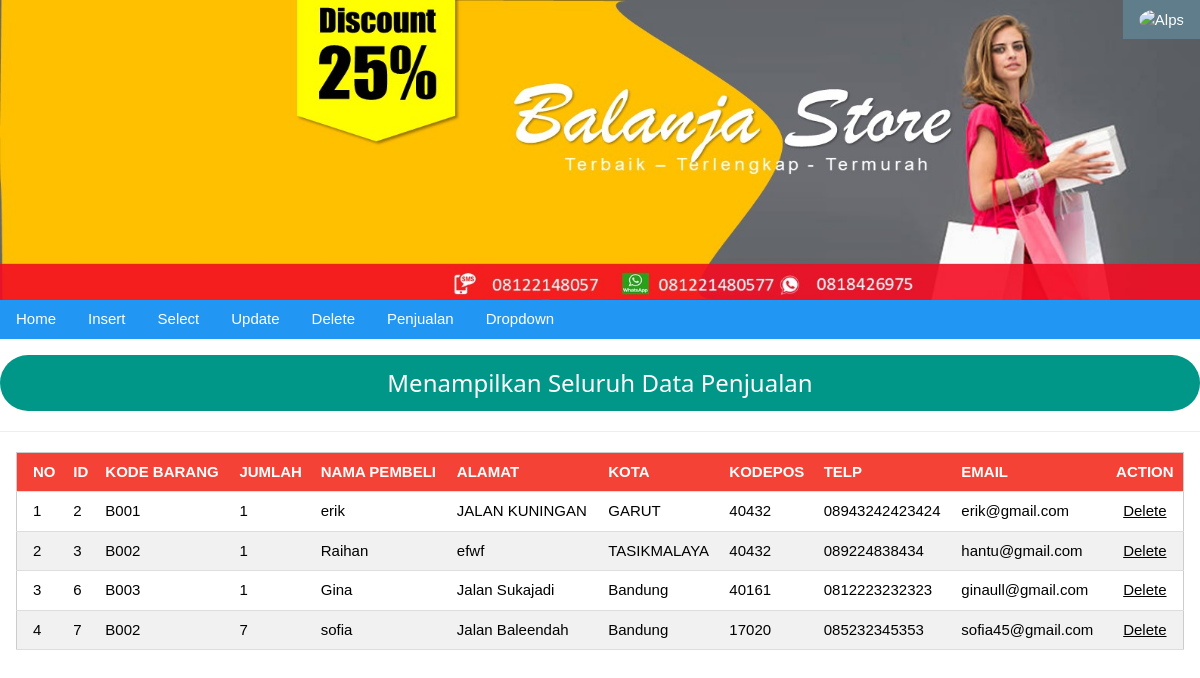
Page /admin/index.php?p=viewpenjualan (signed in) on the committed database.
### tables this page shows
CREATE TABLE `penjualan` (
  `id` int(10) NOT NULL,
  `kodebarang` varchar(10) NOT NULL,
  `jumlah` int(5) NOT NULL,
  `nama_pembeli` varchar(20) NOT NULL,
  `alamat` varchar(50) NOT NULL,
  `kota` varchar(20) NOT NULL,
  `kode_pos` varchar(5) NOT NULL,
  `telp` varchar(20) NOT NULL,
  `email` varchar(30) NOT NULL
);

### admin/pages/viewpenjualan.php (the view)
<div class="w3-panel w3-round-xxlarge w3-teal">
    <h3><center>Menampilkan Seluruh Data Penjualan</center></h3>
</div>
<hr>
<div class="w3-container">
<table class="w3-table-all">
      <thead>
         <tr class="w3-red">
            <th>NO</th>
            <th>ID</th>
            <th>KODE BARANG</th>
            <th>JUMLAH</th>
            <th>NAMA PEMBELI</th>
            <th>ALAMAT</th>
		    <th>KOTA</th>
		    <th>KODEPOS</th>
		    <th>TELP</th>
		    <th>EMAIL</th>
		    <th class="w3-center">ACTION</th>
         </tr>
      </thead>
      <tbody>
        <?php
         $sql = "SELECT * FROM penjualan";
         $query = mysqli_query($conn, $sql);
         $i = 1;
         while($penjualan = mysqli_fetch_array($query)) {
        ?>
          <tr>
              <td><?php echo $i ?></td>
              <td><?php echo $penjualan['id'] ?></td>
              <td><?php echo $penjualan['kodebarang'] ?></td>
              <td><?php echo $penjualan['jumlah'] ?></td>
              <td><?php echo $penjualan['nama_pembeli'] ?></td>
              <td><?php echo $penjualan['alamat'] ?></td>
              <td><?php echo $penjualan['kota'] ?></td>
              <td><?php echo $penjualan['kode_pos'] ?></td>
              <td><?php echo $penjualan['telp'] ?></td>
              <td><?php echo $penjualan['email'] ?></td>
              <td><center><a href="index.php?p=deletepenjualan&id=<?php echo $penjualan['id'] ?>">Delete</a></center></td>
          </tr>
        <?php
        $i++;
            }
         ?>
      </tbody>
</table>
</div>

### assets/css/w3.css (style rules this page uses)
html { box-sizing:border-box }
*,*:before,*:after { box-sizing:inherit }
html { -ms-text-size-adjust:100%;-webkit-text-size-adjust:100% }
body { margin:0 }
a { background-color:transparent }
hr { box-sizing:content-box;height:0;overflow:visible }
html,body { font-family:Verdana,sans-serif;font-size:15px;line-height:1.5 }
html { overflow-x:hidden }
h3 { font-size:24px }
h1,h2,h3,h4,h5,h6 { font-family:"Segoe UI",Arial,sans-serif;font-weight:400;margin:10px 0 }
hr { border:0;border-top:1px solid #eee;margin:20px 0 }
a { color:inherit }
.w3-table,.w3-table-all { border-collapse:collapse;border-spacing:0;width:100%;display:table }
.w3-table-all { border:1px solid #ccc }
.w3-bordered tr,.w3-table-all tr { border-bottom:1px solid #ddd }
.w3-table-all tr:nth-child(odd) { background-color:#fff }
.w3-table-all tr:nth-child(even) { background-color:#f1f1f1 }
.w3-table td,.w3-table th,.w3-table-all td,.w3-table-all th { padding:8px 8px;display:table-cell;text-align:left;vertical-align:top }
.w3-table th:first-child,.w3-table td:first-child,.w3-table-all th:first-child,.w3-table-all td:first-child { padding-left:16px }
.w3-container:after,.w3-container:before,.w3-panel:after,.w3-panel:before,.w3-row:after,.w3-row:before,.w3-row-padding:after,.w3-row-padding:before, .w3-cell-row:before,.w3-cell-row:after,.w3-clear:after,.w3-clear:before,.w3-bar:before,.w3-bar:after { content:"";display:table;clear:both }
.w3-round-xxlarge { border-radius:32px }
.w3-container,.w3-panel { padding:0.01em 16px }
.w3-panel { margin-top:16px;margin-bottom:16px }
.w3-center { text-align:center!important }
.w3-red,.w3-hover-red:hover { color:#fff!important;background-color:#f44336!important }
.w3-teal,.w3-hover-teal:hover { color:#fff!important;background-color:#009688!important }

### rows in the picture
penjualan: id "2", kodebarang "B001", jumlah "1", nama_pembeli "erik", alamat "JALAN KUNINGAN", kota "GARUT", kode_pos "40432", telp "08943242423424", email "erik@gmail.com"
penjualan: id "3", kodebarang "B002", jumlah "1", nama_pembeli "Raihan", alamat "efwf", kota "TASIKMALAYA", kode_pos "40432", telp "089224838434", email "hantu@gmail.com"
penjualan: id "6", kodebarang "B003", jumlah "1", nama_pembeli "Gina", alamat "Jalan Sukajadi", kota "Bandung", kode_pos "40161", telp "0812223232323", email "ginaull@gmail.com"
penjualan: id "7", kodebarang "B002", jumlah "7", nama_pembeli "sofia", alamat "Jalan Baleendah", kota "Bandung", kode_pos "17020", telp "085232345353", email "sofia45@gmail.com"
